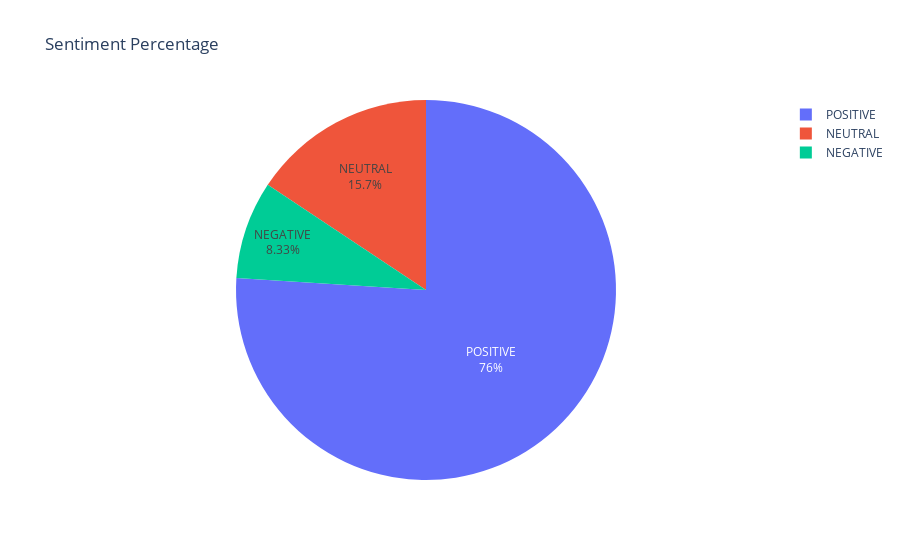

Here is the notebook cell this chart was saved with:
### Code cell
import plotly.express as px

fig = px.pie(df_polarit, values='Count', names='Sentiment',
             title='Sentiment Percentage',
             hover_data=['Sentiment'])

fig.update_traces(textposition='inside', textinfo='percent+label')
fig.write_image('plots/sentiment-percentage.png')
fig.show()

### Figure 1 — Plotly figure (JSON) as saved in the notebook; plotly's stock layout.template omitted (floating-point values rounded to 4 significant figures)
{"data": [{"customdata": [["NEGATIVE"], ["NEUTRAL"], ["POSITIVE"]], "domain": {"x": [0, 1], "y": [0, 1]}, "hovertemplate": "Sentiment=%{label}<br>Count=%{value}<extra></extra>", "labels": ["NEGATIVE", "NEUTRAL", "POSITIVE"], "legendgroup": "", "name": "", "showlegend": true, "textinfo": "percent+label", "textposition": "inside", "type": "pie", "values": [25, 47, 228]}], "layout": {"legend": {"tracegroupgap": 0}, "title": {"text": "Sentiment Percentage"}}}
